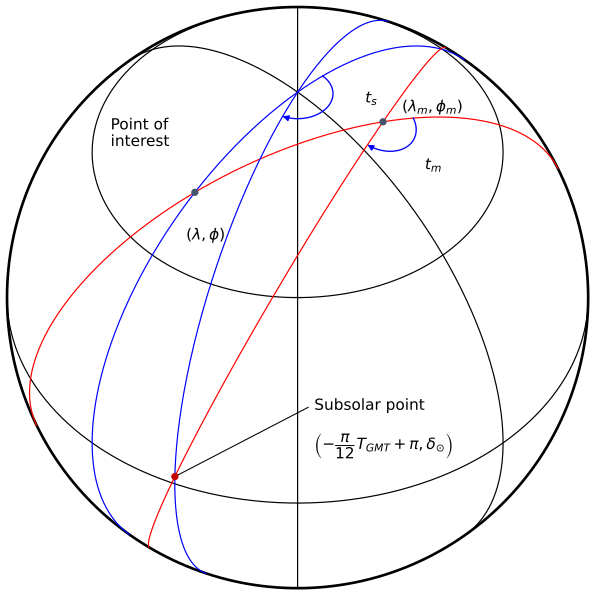

Python code for this plot:
"""Fig. 27 — The definition of geomagnetic time. It is defined by the angle
between two planes, one defined by geomagnetic pole, point of interest and
Earth’s center and the second by the geomagnetic pole, subsolar point and the
Earth’s center. ts is conventional solar time, and tm is geomagnetic time.

ATBD L1 SAR (atbd-l1-sar), section 4.10.5 (equations 4.105 to 4.108 and the
text around them). Redrawn from the original figure and the text of the
section: the Earth as a sphere seen in orthographic projection from 45 degrees
above the equator (so the geographic pole is near the top and the equator, the
45 degree parallel and two meridians are drawn in black), the point of
interest (lambda, phi), the geomagnetic pole (lambda_m, phi_m) and the
subsolar point (longitude -pi/12 T_GMT + pi, latitude delta_sun). The blue
great circles are the meridians of the point of interest and of the subsolar
point (they meet at the pole of the longitudes, where the angle t_s is drawn); the
red great circles are the two planes of the caption, through the geomagnetic
pole (where the angle t_m is drawn). This is a schematic: the three positions
(and so every curve) are qualitative, read from the original figure, not
measured; each curve is computed from them, only the visible side is drawn.

To modify: change the angles in GEOMETRY (degrees), the labels in LABELS
(positions in pixels of the original figure, y downwards) or the colours in
COLOURS, then run ``python3 fig27.py`` (matplotlib and numpy needed): it
rewrites fig27.svg (web page) and fig27.pdf (PDF export) next to this file.
Commit the three files together. Keep a dark text colour: the page puts a
white background behind the figure in both site themes.
"""

from pathlib import Path

import matplotlib

matplotlib.use("Agg")
import matplotlib.pyplot as plt  # noqa: E402
import numpy as np  # noqa: E402

# -- colours and sizes -------------------------------------------------------
COLOURS = {"text": "#000000", "black": "#000000", "blue": "#0000ff",
           "red": "#ff0000", "dot": "#44546a", "sun": "#c00000"}
WIDTH_IN = 6.2  # PDF text width
FONT_PT = 11.5  # the PDF export prints it at about 65 %: subscripts stay >= 5 pt

# -- geometry: angles in degrees (longitude, latitude), qualitative ----------
GEOMETRY = {
    "elevation": 45,  # view direction above the equator
    "point_of_interest": (-135, 60),
    "geomagnetic_pole": (-18, 72),
    "subsolar_point": (-115, 2),
    "black_meridians": (-90, -45),  # -90 is the straight vertical line
    "parallel": 45,  # the black parallel (latitude circle)
    "arc_radius": 7,  # angular radius of the arrows t_s and t_m
}
# canvas and label positions in pixels of the original figure (669 x 659, y down)
CENTRE, RADIUS = (333, 333), 331
X_MIN, X_MAX, Y_MIN, Y_MAX = -6, 672, -6, 666
LEADER_END = (345, 458)  # end of the line from "Subsolar point" to the point
# -- labels (mathtext), word for word from the original figure ----------------
LABELS = {
    "poi": ("Point of\ninterest", (120, 146), "left"),
    "lonlat": (r"$(\lambda,\phi)$", (206, 262), "left"),
    "mag": (r"$(\lambda_m,\phi_m)$", (452, 116), "left"),
    "ts": (r"$t_s$", (410, 106), "left"),
    "tm": (r"$t_m$", (478, 182), "left"),
    "sun": ("Subsolar point", (352, 456), "left"),
    "sunpos": (r"$\left(-\dfrac{\pi}{12}T_{GMT}+\pi,\delta_{\odot}\right)$",
               (352, 502), "left"),
}

# -- geometry of the projection ----------------------------------------------
E = np.radians(GEOMETRY["elevation"])
VIEW = np.array([0, -np.cos(E), np.sin(E)])  # towards the viewer
UP = np.array([0, np.sin(E), np.cos(E)])  # screen up


def vec(lon, lat):
    lon, lat = np.radians(lon), np.radians(lat)
    return np.array([np.cos(lat) * np.cos(lon), np.cos(lat) * np.sin(lon), np.sin(lat)])


def to_px(p):
    """Unit-sphere point -> pixels of the original figure (y downwards)."""
    return (CENTRE[0] + RADIUS * p[..., 0], CENTRE[1] - RADIUS * (p @ UP))


N_POLE = np.array([0.0, 0.0, 1.0])
POI = vec(*GEOMETRY["point_of_interest"])
MAG = vec(*GEOMETRY["geomagnetic_pole"])
SUN = vec(*GEOMETRY["subsolar_point"])
MID = np.radians(GEOMETRY["subsolar_point"][0])

plt.rcParams.update({"mathtext.fontset": "dejavusans", "font.size": FONT_PT})
fig = plt.figure(figsize=(WIDTH_IN, WIDTH_IN * (Y_MAX - Y_MIN) / (X_MAX - X_MIN)))
ax = fig.add_axes([0, 0, 1, 1])
ax.set_xlim(X_MIN, X_MAX)
ax.set_ylim(Y_MAX, Y_MIN)
ax.axis("off")


def draw_visible(points, colour, lw=0.9, close=False):
    """Plot the part of a curve of unit-sphere points that faces the viewer."""
    vis = points @ VIEW > 0
    x, y = to_px(points)
    x, y = np.where(vis, x, np.nan), np.where(vis, y, np.nan)
    ax.plot(x, y, color=colour, lw=lw, solid_capstyle="butt")


def great_circle(a, b):
    n = np.cross(a, b)
    n /= np.linalg.norm(n)
    u = a / np.linalg.norm(a)
    w = np.cross(n, u)
    t = np.linspace(0, 2 * np.pi, 1441)[:, None]
    return np.cos(t) * u + np.sin(t) * w


def small_circle(lat, n=1441):
    t = np.linspace(0, 2 * np.pi, n)
    la = np.radians(lat)
    return np.stack([np.cos(la) * np.cos(t), np.cos(la) * np.sin(t),
                     np.full_like(t, np.sin(la))], axis=1)


def arc(centre, start, end, rho, colour):
    """Arrow on the small circle of angular radius rho around `centre`, from
    the direction `start` to the direction `end` (tangent vectors), turning
    towards the right of the figure and ending with an arrowhead."""
    c = centre / np.linalg.norm(centre)
    e1 = start - (start @ c) * c
    e1 /= np.linalg.norm(e1)
    e2 = np.cross(c, e1)
    g = end - (end @ c) * c
    ang = np.arctan2(g @ e2, g @ e1) % (2 * np.pi)
    best = None
    for sweep in (ang, ang - 2 * np.pi):
        mid = np.cos(sweep / 2) * e1 + np.sin(sweep / 2) * e2
        p = np.cos(rho) * c + np.sin(rho) * mid
        x, y = to_px(p)
        score = x - 0.5 * (CENTRE[1] - y)
        if best is None or score > best[0]:
            best = (score, sweep)
    sweep = best[1]
    t = np.linspace(0, sweep, 200)[:, None]
    pts = np.cos(rho) * c + np.sin(rho) * (np.cos(t) * e1 + np.sin(t) * e2)
    x, y = to_px(pts)
    ax.plot(x[:-3], y[:-3], color=colour, lw=1.0)
    ax.annotate("", xy=(x[-1], y[-1]), xytext=(x[-4], y[-4]), arrowprops=dict(
        arrowstyle="-|>", color=colour, lw=1.0, shrinkA=0, shrinkB=0, mutation_scale=9))


def toward(frm, to):
    """Tangent direction at `frm` of the great circle going to `to`."""
    return to - (to @ frm) * frm


# silhouette of the sphere, black meridians, equator and parallel
ax.add_patch(plt.Circle(CENTRE, RADIUS, fill=False, edgecolor=COLOURS["black"], lw=2.0))
for lon in GEOMETRY["black_meridians"]:
    draw_visible(great_circle(N_POLE, vec(lon, 0)), COLOURS["black"])
draw_visible(small_circle(0), COLOURS["black"])
draw_visible(small_circle(GEOMETRY["parallel"]), COLOURS["black"])
# blue meridians (point of interest, subsolar point), red planes (geomagnetic pole)
for p in (POI, SUN):
    draw_visible(great_circle(N_POLE, p), COLOURS["blue"])
    draw_visible(great_circle(MAG, p), COLOURS["red"])
# angles t_s (at the geographic pole) and t_m (at the geomagnetic pole)
r = np.radians(GEOMETRY["arc_radius"])
arc(N_POLE, -toward(N_POLE, vec(GEOMETRY["point_of_interest"][0], 0)),
    toward(N_POLE, vec(GEOMETRY["subsolar_point"][0], 0)), r, COLOURS["blue"])
arc(MAG, -toward(MAG, POI), toward(MAG, SUN), r, COLOURS["blue"])
# the three points
for p, c in ((POI, "dot"), (MAG, "dot"), (SUN, "sun")):
    x, y = to_px(p)
    ax.plot([x], [y], "o", ms=4.5, color=COLOURS[c], zorder=5)

# leader from the label to the subsolar point (between the red circle and the equator)
x0, y0 = to_px(SUN)
ax.plot([x0, LEADER_END[0]], [y0, LEADER_END[1]], color=COLOURS["black"], lw=0.8)

for s, (x, y), ha in LABELS.values():
    ax.text(x, y, s, color=COLOURS["text"], ha=ha, va="center", linespacing=1.15)

# -- output (same bytes for the same script: fixed ids and dates) -------------
if __name__ == "__main__":
    plt.rcParams.update({"svg.hashsalt": "esa-doc2open", "svg.fonttype": "path",
                         "pdf.fonttype": 42})
    stem = Path(__file__).with_suffix("")
    fig.savefig(f"{stem}.svg", format="svg", transparent=True, metadata={"Date": None})
    fig.savefig(f"{stem}.pdf", format="pdf", transparent=True,
                metadata={"CreationDate": None, "ModDate": None})
